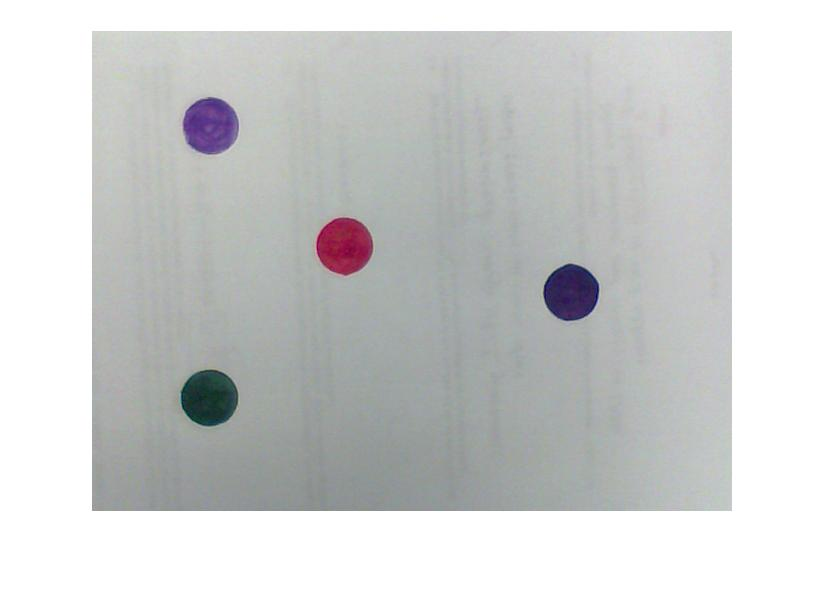
%> input picture Project3/test_files/test_img.jpg, 826 x 593 px
$ octave test_ip.m   (GNU Octave 9; MATLAB toolbox functions it lacks are replaced by stand-ins)
%> lines starting %> are read from the running program, lines starting %| are printed output that depends on the picture; in (x1, y1, x2, y2) boxes, pixels count from 0 and x2, y2 are one past the last pixel; in counts of white or black regions, pixels touching at a corner belong together; the program's own positions count from 1
%A brief tutorial to using Image Processing Functions in MATLAB.
%This code loads an image of a gameboard, processes it using functions
%for image processing applications such thresholding, background subtraction
%Many lines of code have been commented out, you can uncomment them to see
%the output. When in doubt, MATLAB Help files will come in handy.
%Written for ECE 4950 Senior Design at Clemson University
%Author: Venkataraman Ganesh
%10 October 2014

clc; clear; close all;

%load and prepare the image:
gameboard= imread('test_img.jpg'); %Load your background image
%> gameboard is the input picture: size 593x826x3 uint8; mean R, G, B 205, 206.5, 206.2
newimg= imread('test_img.jpg'); %Load your live image

%if you ever have to rotate the image
%test = imrotate(gameboard, 90);

%convert to grayscale
histimg= rgb2gray(gameboard); % converts rgb to gray,
newimg2= rgb2gray(newimg);

%view histogram (useful when you want to estimate a threshold value for manual thresholding)
% figure, imhist(histimg,256); % 256 bins or pixel values


%Thresholding with graythresh
%thresholdlevel= graythresh(histimg); % thresholds using inbuilt Otsu's thresholding method
%figure, imshow (histimg);

%manually thresholding with a cut-off value between 0 and 1, to get a binary image
thresh = im2bw(histimg,0.5);
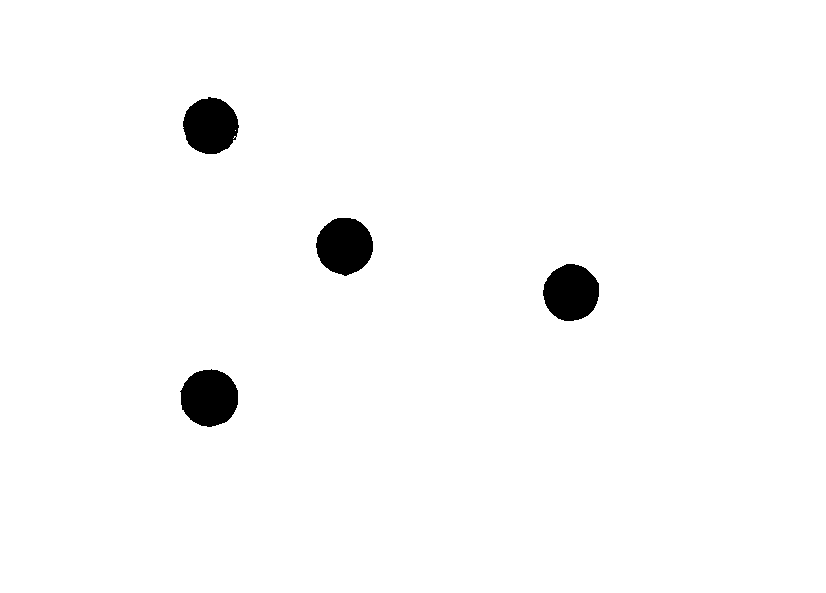
%> thresh: size 593x826 logical; 98% white; 4 black regions, box (x1, y1, x2, y2) and area: (180, 369, 238, 427) 2592, (316, 218, 373, 276) 2527, (543, 264, 599, 321) 2478, (183, 97, 239, 154) 2436
thresh2 = im2bw(newimg2,0.9);% we can use a different threshold value to capture the foreground
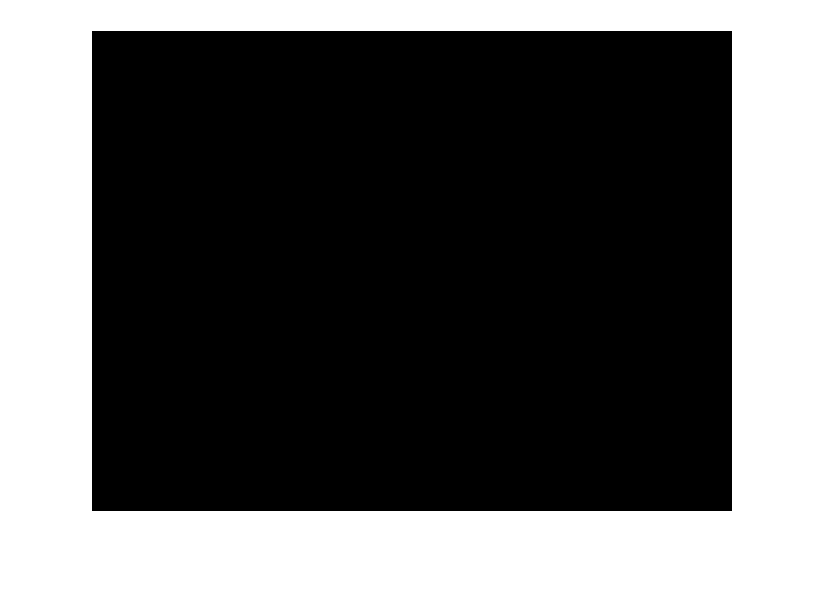
%> thresh2: size 593x826 logical; 37.3% white; 1 white region, box (x1, y1, x2, y2) and area: (0, 0, 826, 593) 182618
% figure, imshow(thresh);
% figure, imshow (thresh2);

%%% Image must be binary for background subtraction %%%

%dilate to fill in eroded foreground pixels
se = strel('disk',5); % Structural element of 5x5
dilate= imdilate(thresh, se);
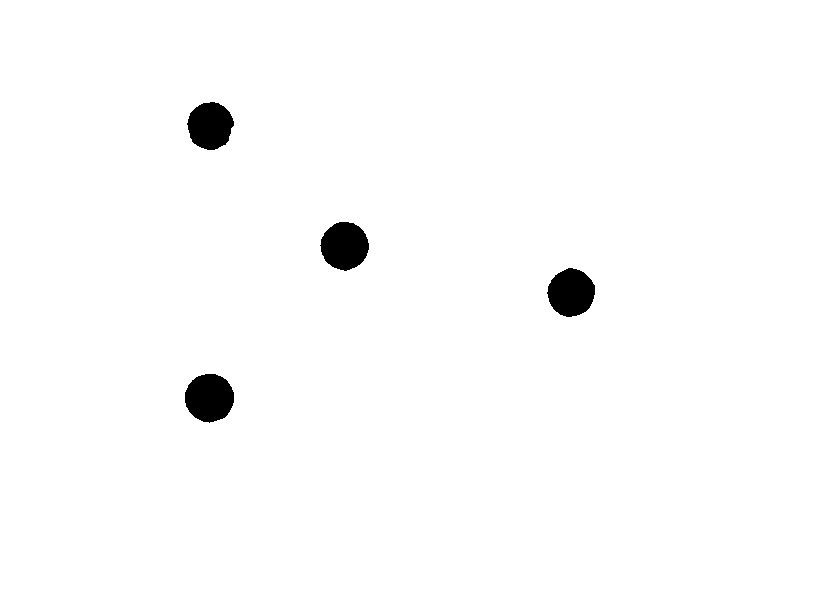
%> dilate: size 593x826 logical; 98.5% white; 4 black regions, box (x1, y1, x2, y2) and area: (185, 374, 234, 423) 1862, (320, 222, 369, 271) 1805, (547, 268, 595, 317) 1766, (187, 102, 234, 150) 1699
% figure, imshow(dilate);
% dilate2= imdilate(dilate, se); %Dilate multiple times if needed
% figure, imshow (dilate2);

%Background subtraction:
foreground= bitxor(thresh2, thresh); %there are multiple ways to do background subtraction, here we simply use bitwise XOR
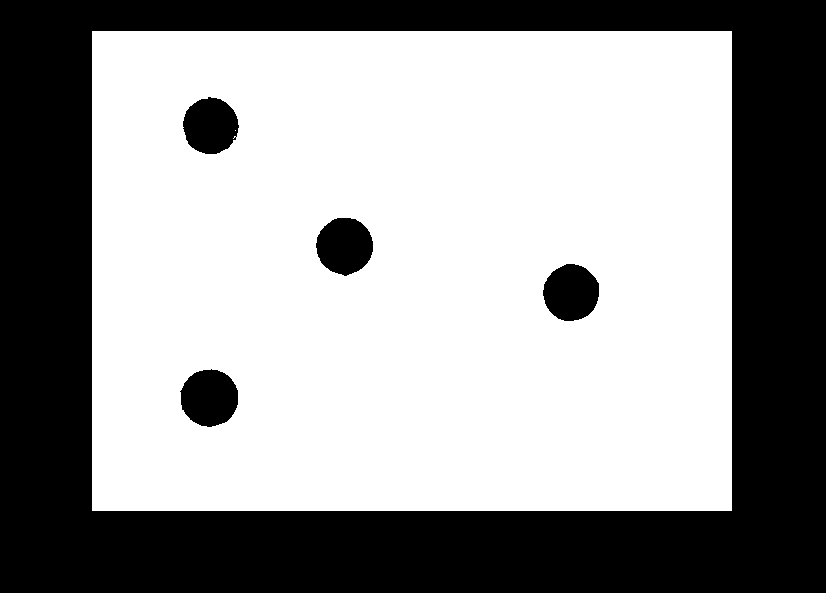
%> foreground: size 593x826 logical; 60.7% white; 5 black regions, box (x1, y1, x2, y2) and area: (0, 0, 826, 593) 182618, (180, 369, 238, 427) 2592, (316, 218, 373, 276) 2527, (543, 264, 599, 321) 2478, (183, 97, 239, 154) 2436
figure, imshow (foreground); %Foreground pixels separated
